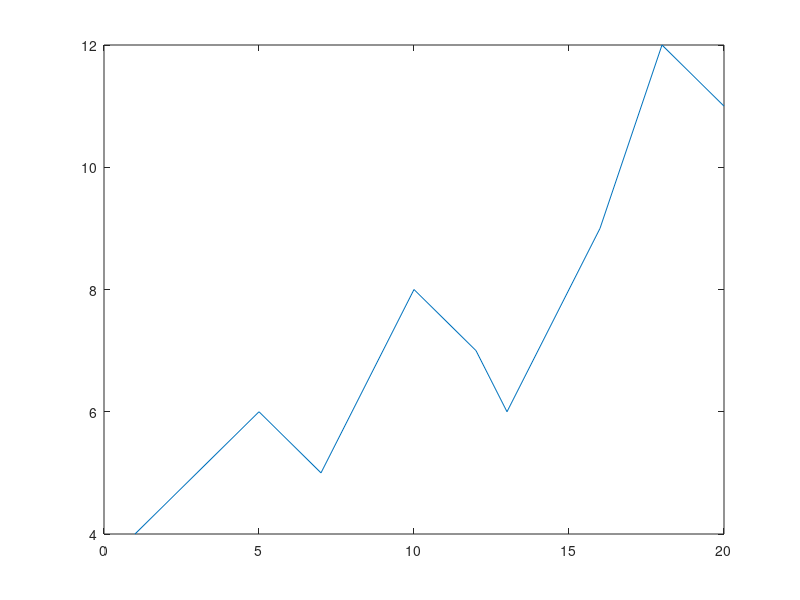

MATLAB code to generate this figure:
%least squares fit

%xdata = [-2,-1.64,-1.33,-0.7,0,0.45,1.2,1.64,2.32,2.9];
%ydata = [0.699369,0.700462,0.695354,1.03905,1.97389,2.41143,1.91091,0.919576,-0.730975,-1.42001];

xdata = [1,3,5,7,10,12,13,16,18,20];
ydata = [4,5,6,5,8,7,6,9,12,11];

%Function to calculate the sum of residuals for a given p1 and p2
fun = @(p) sum((ydata - (p(1)*cos(p(2)*xdata)+p(2)*sin(p(1)*xdata))).^2);
plot(xdata,ydata)
%starting guess
pguess = [1,0.2];

%optimise
[p,fminres] = fminsearch(fun,pguess)

% bi sonraki işlemlde bu sefer guess kısmını , program çalıştıktan sonra gelen
% p = 1.88186   0.70020
%sonucuna göre yaparız yani pguess=[1.88186,0.70020]; olur
